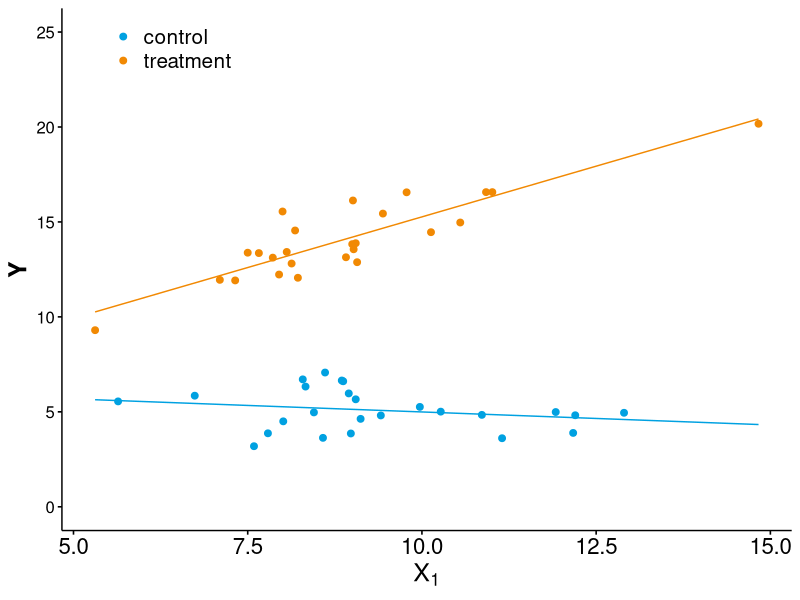

Source code (R):
## ---- chunk 1
#| eval: true
#| echo: false
suppressMessages(library(MASS))
set.seed(1234)
tmp = round(mvrnorm(100, mu = c(0, 0, 0), 
                    Sigma = matrix(c(1, .4, .4, .4, 1, .1, .4, .1, 1), nrow = 3)), 2)

df1 = data.frame(ID = 1:100, Y = tmp[,1], X1 = tmp[,2], X2 = tmp[,3])

head(df1)
## ---- chunk 2
#| eval: true
#| evho: false
# predict Y from X1 and X2 in a multiple regression
mod1 = lm(formula = Y ~ X1 + X2, data = df1)

# display the results
summary(mod1)

## ---- chunk 3
#| eval: true
#| echo: false
# predict Y from X1, X2, and their interaction
# Version A:
mod2 = lm(formula = Y ~ X1 + X2 + X1:X2, data = df1)

# Version B:
mod2 = lm(formula = Y ~ X1*X2, data = df1)

# display the results
summary(mod2)
## ---- chunk 4
#| eval: true
#| echo: false
# test for a significant increase in variance explained
# between the less complex mod1 and the more complex mod2
anova(mod1, mod2)
## ---- chunk 5
#| echo: false
#| eval: true
# generate some data
set.seed(1234)
X1 = round(rnorm(50, mean = 10, sd = 2),2)
X2 = rep(c(0, 1), 25)
Y = round(5 + X1*X2 + rnorm(50, 0, 1),2)

# put the data into a data frame
df2 = data.frame(ID = 1:50, Y, X1, 
                 X2 = factor(X2, levels = 0:1, labels = c('control', 'treatment')))

# show the data 
head(df2)
## ---- chunk 6
#| eval: true
#| echo: false
# run the regression analysis
mod3a = lm(formula = Y ~ X1 + X2, data = df2)

# show the results
summary(mod3a)
## ---- chunk 7
#| eval: true
#| echo: false
# run the regression analysis
mod3b = lm(formula = Y ~ X1 * X2, data = df2)

# show the results
summary(mod3b)
## ---- chunk 8
#| eval: true
#| echo: false
#| code-overflow: wrap
# test for a significant increase in variance explained between mod3a and mod3b
anova(mod3a, mod3b)
## ---- chunk 9
#| echo: false
#| eval: true
# load library for plotting
suppressMessages(library(ggpubr))

# define custom colour palette
QUB_palette = c("#00A1E1", "#F18903", "#AC004D")

p1 = ggscatter(data = df2, x = "X1", y = "Y", color = 'X2', palette = QUB_palette[1:2],
          fullrange = TRUE) +
  geom_smooth(aes(x = X1, y = Y), data = subset(df2, X2 == 'control'),
              method = 'lm', se = F, color = QUB_palette[1], lwd = 0.5, fullrange = T,
              formula = y ~ x) +
  geom_smooth(aes(x = X1, y = Y), data = subset(df2, X2 == 'treatment'),
              method = 'lm', se = F, color = QUB_palette[2], lwd = 0.5, fullrange = T,
              formula = y ~ x)

ggpar(p1, legend = c(0.15, 0.95), legend.title = "", font.y = c(18, 'bold'),
      font.x = c(18, "bold"), font.xtickslab = 16, font.legend = 15, 
      xlab = bquote(X[1]), ylim = c(0, 25))

